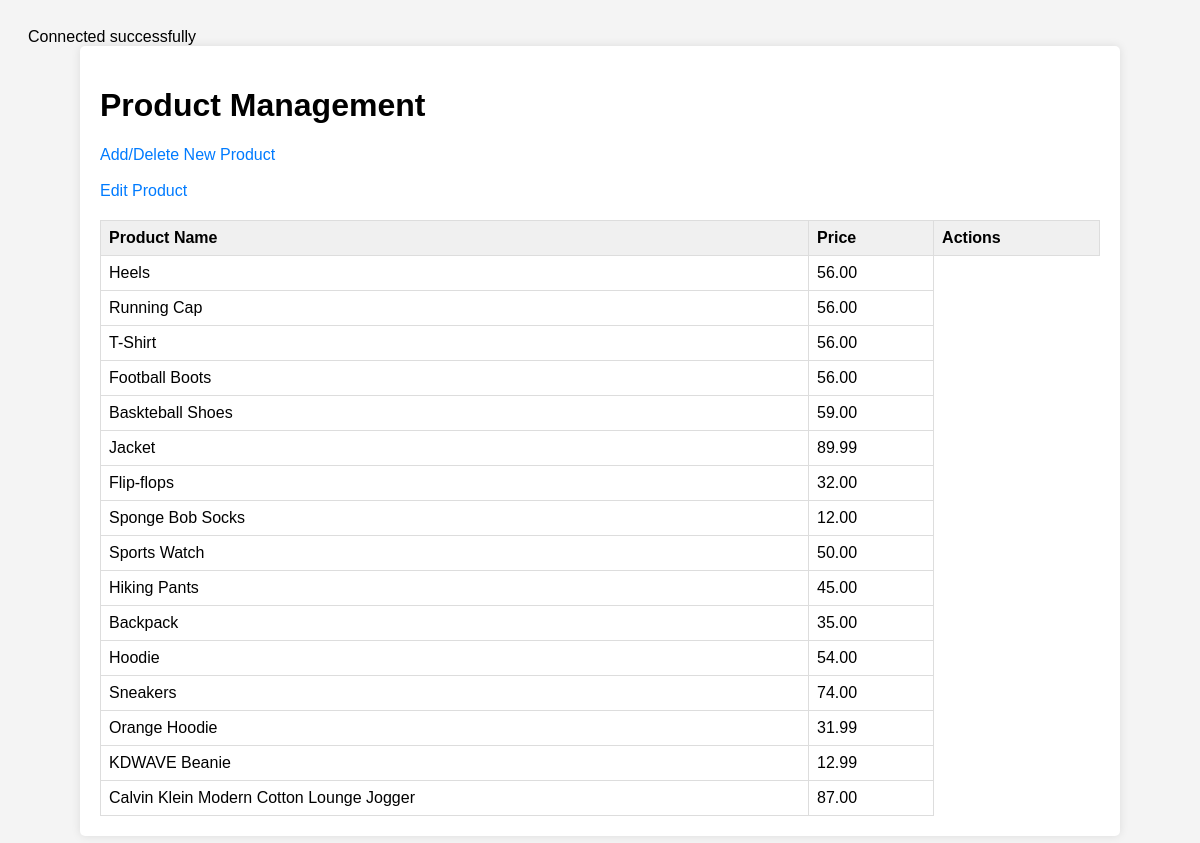
Page /admin-panel/manage_products.php on the committed database.
### tables this page shows
CREATE TABLE `products` (
  `products_ID` int(11) NOT NULL,
  `product_name` varchar(255) NOT NULL,
  `section` varchar(255) NOT NULL,
  `description` text NOT NULL,
  `price` decimal(10,2) NOT NULL,
  `stock_quantity` int(11) NOT NULL,
  `img` blob DEFAULT NULL,
  `brand` varchar(255) NOT NULL,
  `color` varchar(255) NOT NULL,
  `categories` varchar(255) NOT NULL
);

### admin-panel/manage_products.php (the view, shortened to what this page needs)
<?php
include 'connection.php';
try {
    $stmt = $conn->prepare("SELECT * FROM products");
    $stmt->execute();
    $products = $stmt->fetchAll();
} catch(PDOException $e) {
    echo "Error: " . $e->getMessage();
    exit;
}
?>
<!DOCTYPE html>
<html lang="en">
<head>
</head>
<body>
    <div class="container">
        <h1>Product Management</h1>
        <a href="add_product.php">Add/Delete New Product</a><br><br>
        <a href="edit_product.php">Edit Product</a>
        <table>
            <tr>
                <th>Product Name</th>
                <th>Price</th>
                <th>Actions</th>
            </tr>
            <?php foreach ($products as $product): ?>
            <tr>
                <td><?php echo htmlspecialchars($product['product_name']); ?></td>
                <td><?php echo htmlspecialchars($product['price']); ?></td>
            </tr>
            <?php endforeach; ?>
        </table>
    </div>
</body>
</html>

### admin-panel/connection.php (shortened to what this page needs)
<?php
$connectionStatus = '';
try {
    $connectionStatus = "Connected successfully";
}
catch(PDOException $e) {
    $connectionStatus = "Connection failed: " . $e->getMessage();
}
?>
<!DOCTYPE html>
<html lang="en">
<head>
</head>
<body>
    <?php if (!empty($connectionStatus)): ?>
        <div id="connection-status"><?php echo $connectionStatus; ?></div>
    <?php endif; ?>
</body>
</html>

### admin-panel/manage_products.php (style rules this page uses)
body { font-family: Arial, sans-serif; background-color: #f4f4f4; padding: 20px; }
.container { max-width: 1000px; margin: auto; background-color: white; padding: 20px; border-radius: 5px; box-shadow: 0 0 10px rgba(0, 0, 0, 0.1); }
table { width: 100%; border-collapse: collapse; margin-top: 20px; }
th, td { padding: 8px; border: 1px solid #ddd; text-align: left; }
th { background-color: #f0f0f0; }
a { color: #007bff; text-decoration: none; }

### rows in the picture
products: product_name "Heels", price "56.00"
products: product_name "Running Cap", price "56.00"
products: product_name "T-Shirt", price "56.00"
products: product_name "Football Boots", price "56.00"
products: product_name "Baskteball Shoes", price "59.00"
products: product_name "Jacket", price "89.99"
products: product_name "Flip-flops", price "32.00"
products: product_name "Sponge Bob Socks", price "12.00"
products: product_name "Sports Watch", price "50.00"
products: product_name "Hiking Pants", price "45.00"
products: product_name "Backpack", price "35.00"
products: product_name "Hoodie", price "54.00"
products: product_name "Sneakers", price "74.00"
products: product_name "Orange Hoodie", price "31.99"
products: product_name "KDWAVE Beanie", price "12.99"
products: product_name "Calvin Klein Modern Cotton Lounge Jogger", price "87.00"

### other values in the picture
$connectionStatus "Connected successfully"
